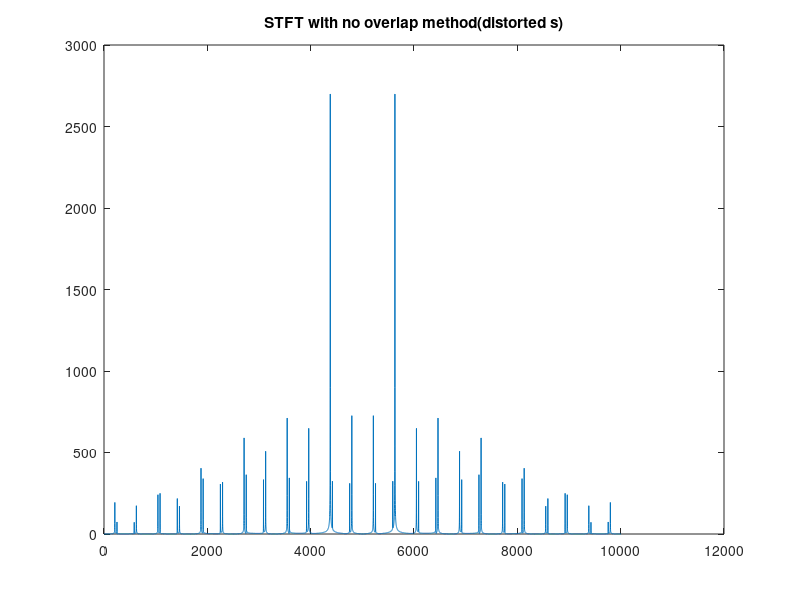

Reproduce this figure in MATLAB.
clear all;
load ('s.mat');
load ('speech.mat');
sp = speech';
Fs=8000;
NUM = [-0.0625 0.25 0.625 0.25 -0.0625];
DEN = [1 0 0 0 0];
H = NUM;
%  DFT method of filtering, DFT is fast, using 12 point FFT.
%  firstly, pad the impulse of filter and signal of filter to 12 points
H = [H,zeros(1,7)];
num_fft_points = 12;
s_non_divisible_part = num_fft_points-rem(length(s),num_fft_points);
s_paddings = zeros(1,s_non_divisible_part);
s= [s, s_paddings];
H_fs = fft(H);
time_domain_sig=zeros(1,length(s));
for counter = 1:12:length(s)
    stft = fft(s(counter:(counter+11)));
    stft_time = H_fs.*stft;
    time_sig = ifft(stft_time);
    time_domain_sig (counter:counter+11)= time_sig;
end
figure;
%  sound(s,Fs);
%  sound(time_domain_sig,Fs);
%  sound(sp,Fs);
%  sound(sp_filt,Fs);
%subplot 211
plot(abs(fftshift(fft(time_domain_sig))));
title('STFT with no overlap method(distorted s)');


